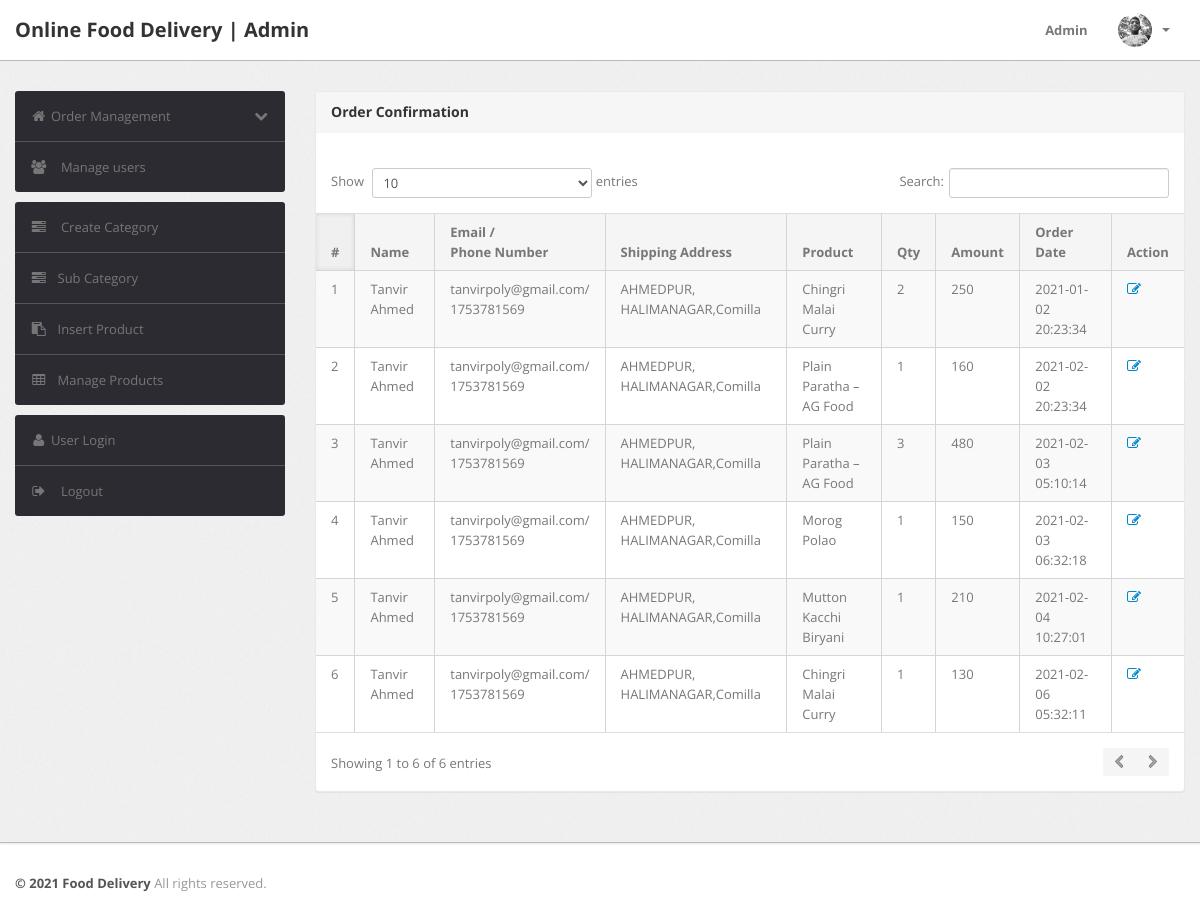
The app's page /admin/delivered-orders.php (signed in) with its own data.
### tables this page shows
CREATE TABLE `orders` (
  `id` int(11) NOT NULL,
  `userId` int(11) DEFAULT NULL,
  `productId` varchar(255) DEFAULT NULL,
  `quantity` int(11) DEFAULT NULL,
  `orderDate` timestamp NOT NULL DEFAULT current_timestamp(),
  `paymentMethod` varchar(50) DEFAULT NULL,
  `orderStatus` varchar(55) DEFAULT NULL
);

CREATE TABLE `users` (
  `id` int(11) NOT NULL,
  `name` varchar(255) DEFAULT NULL,
  `email` varchar(255) DEFAULT NULL,
  `contactno` bigint(11) DEFAULT NULL,
  `password` varchar(255) DEFAULT NULL,
  `shippingAddress` longtext DEFAULT NULL,
  `shippingState` varchar(255) DEFAULT NULL,
  `shippingCity` varchar(255) DEFAULT NULL,
  `shippingPincode` int(11) DEFAULT NULL,
  `billingAddress` longtext DEFAULT NULL,
  `billingState` varchar(255) DEFAULT NULL,
  `billingCity` varchar(255) DEFAULT NULL,
  `billingPincode` int(11) DEFAULT NULL,
  `billingNumber` int(12) NOT NULL,
  `regDate` timestamp NOT NULL DEFAULT current_timestamp(),
  `updationDate` varchar(255) DEFAULT NULL
);

CREATE TABLE `products` (
  `id` int(11) NOT NULL,
  `category` int(11) NOT NULL,
  `subCategory` int(11) DEFAULT NULL,
  `productName` varchar(255) DEFAULT NULL,
  `productCompany` varchar(255) DEFAULT NULL,
  `productPrice` int(11) DEFAULT NULL,
  `productPriceBeforeDiscount` int(11) DEFAULT NULL,
  `productDescription` longtext DEFAULT NULL,
  `productImage1` varchar(255) DEFAULT NULL,
  `productImage2` varchar(255) DEFAULT NULL,
  `productImage3` varchar(255) DEFAULT NULL,
  `shippingCharge` int(11) DEFAULT NULL,
  `productAvailability` varchar(255) DEFAULT NULL,
  `postingDate` timestamp NULL DEFAULT current_timestamp(),
  `updationDate` varchar(255) DEFAULT NULL
);

### admin/delivered-orders.php (the view, shortened to what this page needs)
<?php
include('include/config.php');
if(strlen($_SESSION['alogin'])==0)
{
	header('location:index.php');
}
else{
?>
<!DOCTYPE html>
<html lang="en">
<head>
	<link type="text/css" href="bootstrap/css/bootstrap.min.css" rel="stylesheet">
	<link type="text/css" href="bootstrap/css/bootstrap-responsive.min.css" rel="stylesheet">
	<link type="text/css" href="css/theme.css" rel="stylesheet">
	<link type="text/css" href="images/icons/css/font-awesome.css" rel="stylesheet">
</head>
<body>
	<?php include('include/header.php');?>
	<div class="wrapper">
		<div class="container">
			<div class="row">
				<?php include('include/sidebar.php');?>
				<div class="span9">
					<div class="content">
						<div class="module">
							<div class="module-head">
								<h3>Order Confirmation</h3>
							</div>
							<div class="module-body table">
								<?php if(isset($_GET['del']))
								{?>
									<div class="alert alert-error">
										<button type="button" class="close" data-dismiss="alert">×</button>
										<strong>Oh snap!</strong> 	<?php echo htmlentities($_SESSION['delmsg']);?><?php echo htmlentities($_SESSION['delmsg']="");?>
									</div>
								<?php } ?>   <br />
								<table cellpadding="0" cellspacing="0" border="0" class="datatable-1 table table-bordered table-striped	 display table-responsive" >
									<thead>
										<tr>
											<th>#</th>
											<th> Name</th>
											<th width="50">Email /<br> Phone Number</th>
											<th>Shipping Address</th>
											<th>Product </th>
											<th>Qty </th>
											<th>Amount </th>
											<th>Order Date</th>
											<th>Action</th>
										</tr>
									</thead>
									<tbody>
<?php
	$st='Delivered';
	$query=mysqli_query($con,"select users.name as username,users.email as useremail,users.contactno as usercontact,users.shippingAddress as shippingaddress,users.shippingCity as shippingcity,users.shippingState as shippingstate,users.shippingPincode as shippingpincode,products.productName as productname,products.shippingCharge as shippingcharge,orders.quantity as quantity,orders.orderDate as orderdate,products.productPrice as productprice,orders.id as id  from orders join users on  orders.userId=users.id join products on products.id=orders.productId where orders.orderStatus='$st'");
										$cnt=1;
										while($row=mysqli_fetch_array($query))
										{
											?>
											<tr>
												<td><?php echo htmlentities($cnt);?></td>
												<td><?php echo htmlentities($row['username']);?></td>
												<td><?php echo htmlentities($row['useremail']);?>/<?php echo "<br>".htmlentities($row['usercontact']);?></td>
												<td><?php echo htmlentities($row['shippingaddress'].",".$row['shippingcity']);?></td>
												<td><?php echo htmlentities($row['productname']);?></td>
												<td><?php echo htmlentities($row['quantity']);?></td>
												<td><?php echo htmlentities($row['quantity']*$row['productprice']+$row['shippingcharge']);?></td>
												<td><?php echo htmlentities($row['orderdate']);?></td>
												<td>    <a href="updateorder.php?oid=<?php echo htmlentities($row['id']);?>" title="Update order" target="_blank"><i class="icon-edit"></i></a>
												</td>
											</tr>
											<?php $cnt=$cnt+1; } ?>
										</tbody>
									</table>
								</div>
							</div>
						</div>
					</div>
				</div>
			</div>
		</div>
		<?php include('include/footer.php');?>
	</body>
	<?php } ?>

### admin/include/header.php (shortened to what this page needs)
<div class="navbar navbar-fixed-top">
		<div class="navbar-inner">
			<div class="container">
			  	<a class="brand" href="index.php">
			  		Online Food Delivery | Admin
			  	</a>
				<div class="nav-collapse collapse navbar-inverse-collapse">
					<ul class="nav pull-right">
						<li><a href="#">
							Admin
						</a></li>
						<li class="nav-user dropdown">
							<a href="#" class="dropdown-toggle" data-toggle="dropdown">
								<img src="images/user.png" class="nav-avatar" />
								<b class="caret"></b>
							</a>
						</li>
					</ul>
				</div>
			</div>
		</div>
	</div>

### admin/include/sidebar.php (shortened to what this page needs)
<div class="span3">
	<div class="sidebar">
		<ul class="widget widget-menu unstyled">
			<li>
				<a class="collapsed" data-toggle="collapse" href="#togglePages">
					<i class="icon-fixed-width icon-home"></i>
					<i class="icon-chevron-down pull-right"></i><i class="icon-chevron-up pull-right"></i>
					Order Management
				</a>
	</li>
	<li>
		<a href="manage-users.php">
			<i class="menu-icon icon-group"></i>
			Manage users
		</a>
	</li>
</ul>
<ul class="widget widget-menu unstyled">
	<li><a href="category.php"><i class="menu-icon icon-tasks"></i> Create Category </a></li>
	<li><a href="subcategory.php"><i class="menu-icon icon-tasks"></i>Sub Category </a></li>
	<li><a href="insert-product.php"><i class="menu-icon icon-paste"></i>Insert Product </a></li>
	<li><a href="manage-products.php"><i class="menu-icon icon-table"></i>Manage Products </a></li>
</ul>
<ul class="widget widget-menu unstyled">
	<li><a href="user-logs.php"><i class="icon-user"></i>  User Login</a></li>
	<li>
		<a href="logout.php">
			<i class="menu-icon icon-signout"></i>
			Logout
		</a>
	</li>
</ul>
</div>
</div>

### admin/include/footer.php
<div class="footer">
	<div class="container">
		<b class="copyright">&copy; 2021 Food Delivery </b> All rights reserved.
	</div>
</div>

### records on screen
orders: userId.name "Tanvir Ahmed", userId.email "tanvirpoly@gmail.com", userId.contactno "1753781569", userId.shippingCity "AHMEDPUR, HALIMANAGAR,Comilla", productId.productName "Chingri Malai Curry", quantity "2", $row['quantity']*$row['productprice']+$row['shippingcharge'] "250", orderDate "2021-01-02 20:23:34"
orders: userId.name "Tanvir Ahmed", userId.email "tanvirpoly@gmail.com", userId.contactno "1753781569", userId.shippingCity "AHMEDPUR, HALIMANAGAR,Comilla", productId.productName "Plain Paratha – AG Food", quantity "1", $row['quantity']*$row['productprice']+$row['shippingcharge'] "160", orderDate "2021-02-02 20:23:34"
orders: userId.name "Tanvir Ahmed", userId.email "tanvirpoly@gmail.com", userId.contactno "1753781569", userId.shippingCity "AHMEDPUR, HALIMANAGAR,Comilla", productId.productName "Plain Paratha – AG Food", quantity "3", $row['quantity']*$row['productprice']+$row['shippingcharge'] "480", orderDate "2021-02-03 05:10:14"
orders: userId.name "Tanvir Ahmed", userId.email "tanvirpoly@gmail.com", userId.contactno "1753781569", userId.shippingCity "AHMEDPUR, HALIMANAGAR,Comilla", productId.productName "Morog Polao", quantity "1", $row['quantity']*$row['productprice']+$row['shippingcharge'] "150", orderDate "2021-02-03 06:32:18"
orders: userId.name "Tanvir Ahmed", userId.email "tanvirpoly@gmail.com", userId.contactno "1753781569", userId.shippingCity "AHMEDPUR, HALIMANAGAR,Comilla", productId.productName "Mutton Kacchi Biryani", quantity "1", $row['quantity']*$row['productprice']+$row['shippingcharge'] "210", orderDate "2021-02-04 10:27:01"
orders: userId.name "Tanvir Ahmed", userId.email "tanvirpoly@gmail.com", userId.contactno "1753781569", userId.shippingCity "AHMEDPUR, HALIMANAGAR,Comilla", productId.productName "Chingri Malai Curry", quantity "1", $row['quantity']*$row['productprice']+$row['shippingcharge'] "130", orderDate "2021-02-06 05:32:11"
